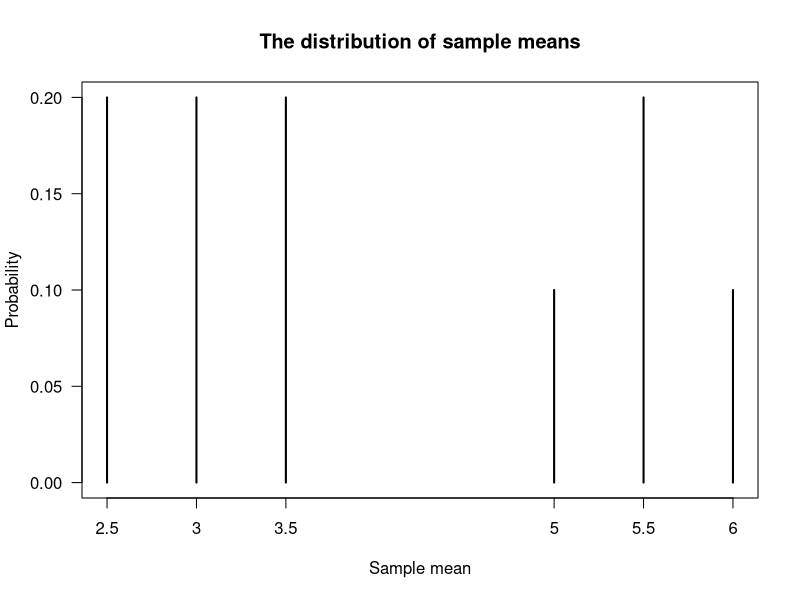
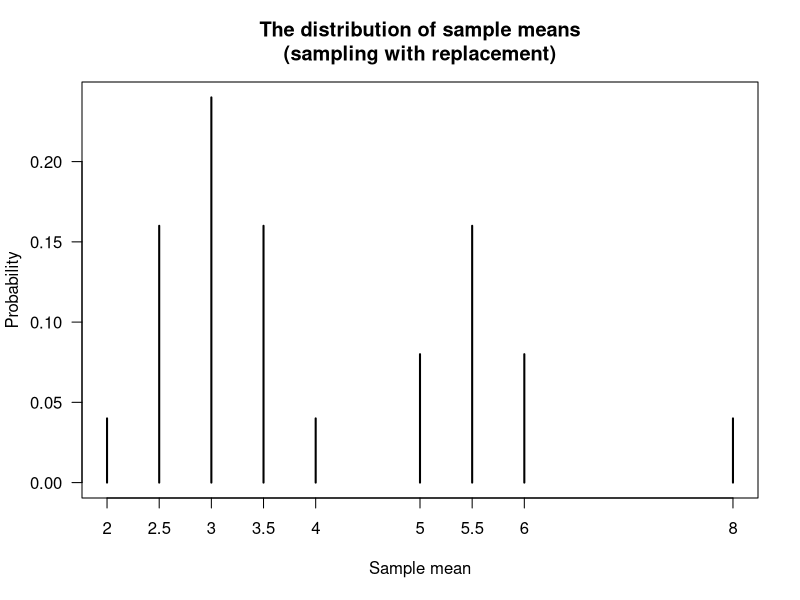
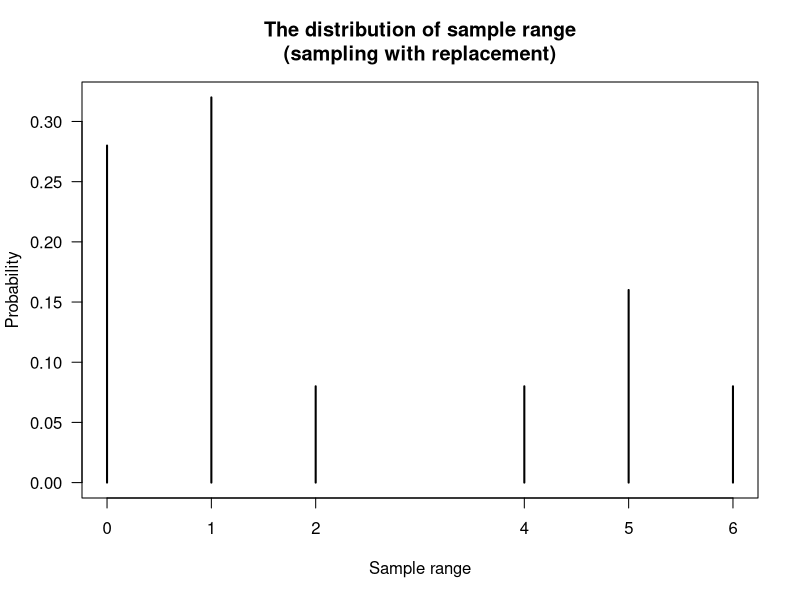
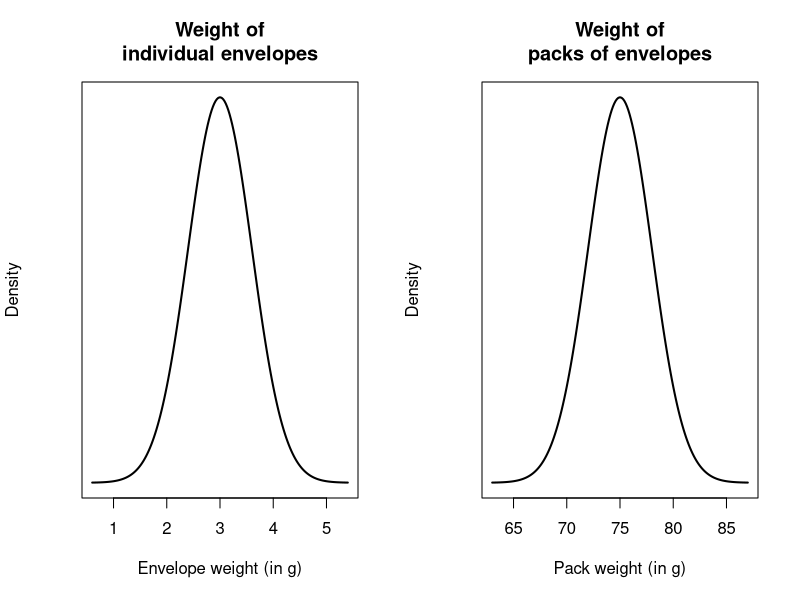

The R script that drew these images, in order: (Note: this script raises an error after producing the figures.)
## ---- chunk 1
Population <- c(2, 3, 3, 4, 8)
mean(Population)
## ---- chunk 2
N <- length(Population)
sum( (Population - mean(Population))^2 ) / N

var(Population) * (N - 1) / N
## ---- chunk 3
### All possible combinations of 2 elements:
AllSamples <- combn(Population,
                    m = 2)
AllSamples

### Mean of each possible sample:
MeanAllSamples <- colMeans(AllSamples)
MeanAllSamples
## ---- chunk 4
cbind(                 t(AllSamples), 
       "Sample mean" = MeanAllSamples,
       "Probability" = 1/10)
## ---- chunk 5
prop.table(table(MeanAllSamples))

plot( prop.table(table(MeanAllSamples)),
      las = 1,
      xlab = "Sample mean",
      ylab = "Probability",
      main = "The distribution of sample means")
## ---- chunk 6
mean(MeanAllSamples)
## ---- chunk 7
n <- length(MeanAllSamples)
var(MeanAllSamples) * (n - 1) / n
## ---- chunk 8
### All possible combinations of 3 elements:
AllSamples <- combn(Population,
                    m = 3)

### Mean of each possible sample:
MeanAllSamples <- colMeans(AllSamples)
mean(MeanAllSamples)
n <- length(MeanAllSamples)
var(MeanAllSamples) * (n - 1) / n
## ---- chunk 9
### All possible combinations of 3 elements:
AllSamples <- combn(Population,
                    m = 4)

### Mean of each possible sample:
MeanAllSamples <- colMeans(AllSamples)
mean(MeanAllSamples)
n <- length(MeanAllSamples)
var(MeanAllSamples) * (n - 1) / n
## ---- chunk 10
AllSamplesWithReplacement <- expand.grid(Population, Population)
names(AllSamplesWithReplacement) <- c(NA, 
                                      NA)
MeanAllSamplesWithReplacement <- rowMeans(AllSamplesWithReplacement)

cbind( AllSamplesWithReplacement[, 1],
       AllSamplesWithReplacement[, 2],
       "Sample mean" = MeanAllSamplesWithReplacement, 
       "Probability" = 1/25)
## ---- chunk 11
prop.table(table(MeanAllSamplesWithReplacement))

plot( prop.table(table(MeanAllSamplesWithReplacement)),
      las = 1,
      xlab = "Sample mean",
      ylab = "Probability",
      main = "The distribution of sample means\n(sampling with replacement)")
## ---- chunk 12
mean(MeanAllSamplesWithReplacement)
n <- length(MeanAllSamplesWithReplacement)
var(MeanAllSamplesWithReplacement) * (n - 1) / n

## ---- chunk 13
## Define a function to compute the range
myRange <- function(x){ max(x) - min(x) }

## The range of the population:
myRange(Population)

## Sampling:
AllSamplesWithReplacement <- expand.grid(Population, Population)
names(AllSamplesWithReplacement) <- c(NA, 
                                      NA)
RangeAllSamplesWithReplacement <- apply(AllSamplesWithReplacement,
                                        1,
                                       "myRange")
prop.table(table(RangeAllSamplesWithReplacement))

plot( prop.table(table(RangeAllSamplesWithReplacement)),
      las = 1,
      xlab = "Sample range",
      ylab = "Probability",
      main = "The distribution of sample range\n(sampling with replacement)")

## ---- chunk 14
set.seed(8979704) # For reproducibility
numberVars <- 1000 # That is: n

# The values of a_i, the coefficients in the linear combination
ai <- sample(x = seq(-2, 3),    # We select values of a_i between -2 and 3
             size = numberVars, # Need one for each X value
             replace = TRUE)    # Select with replacement

# The means of the individual distributions
mui <- runif(numberVars, # We take means from a uniform dist; one for each X
             min = -5,   # Min value is -5
             max = 5)    # Max value is 5
# The variances of the distributions
sigma2i <- runif(numberVars,  # Variance from a uniform distn also
                min = 1,    # Minimum values of 1
                max = 3)    # Maximum value of 3

# Compute the values directly:
Xi <- rnorm(numberVars,      # X_i with 
            mean = mui,   # means 
            sd = sqrt(sigma2i) )

# What we expect for Y = a_1 X_2 + a_2 X_2 + ...
# according to the Theorem:
Y <- ai * Xi  # The linear combination Y

# Show some:
someInfo <- cbind(ai, mui, sigma2i, Xi, Y)
someInfo[1:5, ]


# Compare:
compareTable <- array( dim = c(2, 2) )
colnames(compareTable) <- c("Means:",
                            "Variances:")
rownames(compareTable) <- c("Using theorem",
                            "Computing directly")

compareTable[, 1] <- c( mean(ai * Xi), 
                        mean(Y) )
compareTable[, 2] <- c( var(ai * Xi), 
                        var(Y) )
compareTable
## ---- chunk 15
2 * ( pnorm( -1.667 ) )
## ---- chunk 16
par( mfrow = c(1, 2))

x <- seq(3 - 4 * 0.6,
         3 + 4 * 0.6,
         length = 200)
y <- dnorm(x,
           mean = 3,
           sd = 0.6)
plot( y ~ x,
      type = "l",
      lwd = 2,
      las = 1,
      axes = FALSE,
      main = "Weight of\nindividual envelopes",
      xlab = "Envelope weight (in g)",
      ylab = "Density")
axis(side = 1)
box()


x <- seq(75 - 4 * 3,
         75 + 4 * 3,
         length = 200)
y <- dnorm(x,
           mean = 75,
           sd = 3)
plot( y ~ x,
      type = "l",
      lwd = 2,
      las = 1,
      axes = FALSE,
      main = "Weight of\npacks of envelopes",
      xlab = "Pack weight (in g)",
      ylab = "Density")
axis(side = 1)
box()
shadeNormal(x, y,
            lo = 70,
            hi = 80)
## ---- chunk 17
z <- qnorm(0.95)
z

n <- (z * 12 / 5) ^ 2
n
## ---- chunk 18
pnorm( -1.78 )
## ---- chunk 19
1 - pchisq(18, df = 9)
pchisq(18, df = 9, lower.tail = FALSE)   # Alternatively
## ---- chunk 20
par( mfrow = c(1, 3))

xx <- seq(-4, 4,
          length = 100)

plot( x = xx,
      y = dt(xx, df = 2),
      ylim = c(0, 0.4),
      lwd = 2,
      type = "l",
      axes = FALSE,
      xlab = expression(italic(x)),
      ylab = "Density",
      las = 1,
      main = expression( paste("The"~italic(t)*" distribution, with 2 df")))
axis(side = 1)
lines( x = xx,
       y = dnorm(x = xx),
       lwd = 2,
       lty = 2,
       col = plotColour1)

plot( x = xx,
      y = dt(xx, df = 7),
      lwd = 2,
      type = "l",
      axes = FALSE,
      xlab = expression(italic(x)),
      ylab = "Density",
      las = 1,
      main = expression( paste("The"~italic(t)*" distribution, with 7 df")))
axis(side = 1)
lines( x = xx,
       y = dnorm(x = xx),
       lwd = 2,
       lty = 2,
       col = plotColour1)

plot( x = xx,
      y = dt(xx, df = 30),
      lwd = 2,
      type = "l",
      axes = FALSE,
      xlab = expression(italic(x)),
      ylab = "Density",
      las = 1,
      main = expression( paste("The"~italic(t)*" distribution,m with 30 df")))
axis(side = 1)
lines( x = xx,
       y = dnorm(x = xx),
       lwd = 2,
       lty = 2,
       col = plotColour1)
## ---- chunk 21
pt(-0.645, df = 4)
## ---- chunk 22
par( mfrow = c(1, 3))

xx <- seq(0.01, 4,
          length = 100)

plot( x = xx,
      y = df(xx, df1 = 1, df = 4),
#      ylim = c(0, 0.4),
      lwd = 2,
      type = "l",
      xlab = expression(italic(x)),
      ylab = "Density",
      las = 1,
      main = expression( paste("The"~italic(F)*" distribution: df"==1*", "*4)))


plot( x = xx,
      y = df(xx, df1 = 6, df2 = 1),
      lwd = 2,
      type = "l",
      xlab = expression(italic(x)),
      ylab = "Density",
      las = 1,
      main = expression( paste("The"~italic(F)*" distribution: df"==6*", "*1)))


plot( x = xx,
      y = df(xx, df1 = 30, df2 = 5),
      lwd = 2,
      type = "l",
      xlab = expression(italic(x)),
      ylab = "Density",
      las = 1,
      main = expression( paste("The"~italic(F)*" distribution: df"==30*", "*5)))
## ---- chunk 23
pf(1, 
   df1 = 2, 
   df2 = 10)
qf(0.99, 
   df1 = 2, 
   df2 = 10)
## ---- chunk 24
# The distribution of individuals has a uniform distribution:
set.seed(4516) # For reproducibility
sampleSize1 <- 10
sampleSize2 <- 20
sampleMeans1 <- NULL
sampleMeans2 <- NULL

numberOfSimulations <- 1000
for (i in 1:numberOfSimulations){
  # Take a sample of size 10
  Xs1 <- runif(sampleSize1, 
               min = 0,
               max = 5)
  # Take a sample of size 10
  Xs2 <- runif(sampleSize2, 
               min = 0,
               max = 5)

  # Find the sample mean
  sampleMeans1 <- c(sampleMeans1, mean(Xs1) )
  sampleMeans2 <- c(sampleMeans2, mean(Xs2) )
}

par(mfrow = c(1, 3))

plot( x = c(-1, 0, 0, 5, 5, 6), 
      y = c(0, 0, 0.2, 0.2, 0, 0),
      lwd = 2,
      las = 1,
      type = "l",
      xlab = expression(italic(X)),
      ylab = "Prob. fn",
      main = "Distribution of the\nindividuals observations")

hist( sampleMeans1,
      las = 1,
      xlab = expression(Sample~means~bar(italic(X)) ),
      main = expression( atop(Distribution~of~sample~means,
                              "for"~italic(n)==10) ) ) 
hist( sampleMeans2,
      las = 1,
      xlab = expression(Sample~means~bar(italic(X)) ),
      main = expression( atop(Distribution~of~sample~means,
                              "for"~italic(n)==20) ) )
## ---- chunk 25
1 - pnorm(1.6)
